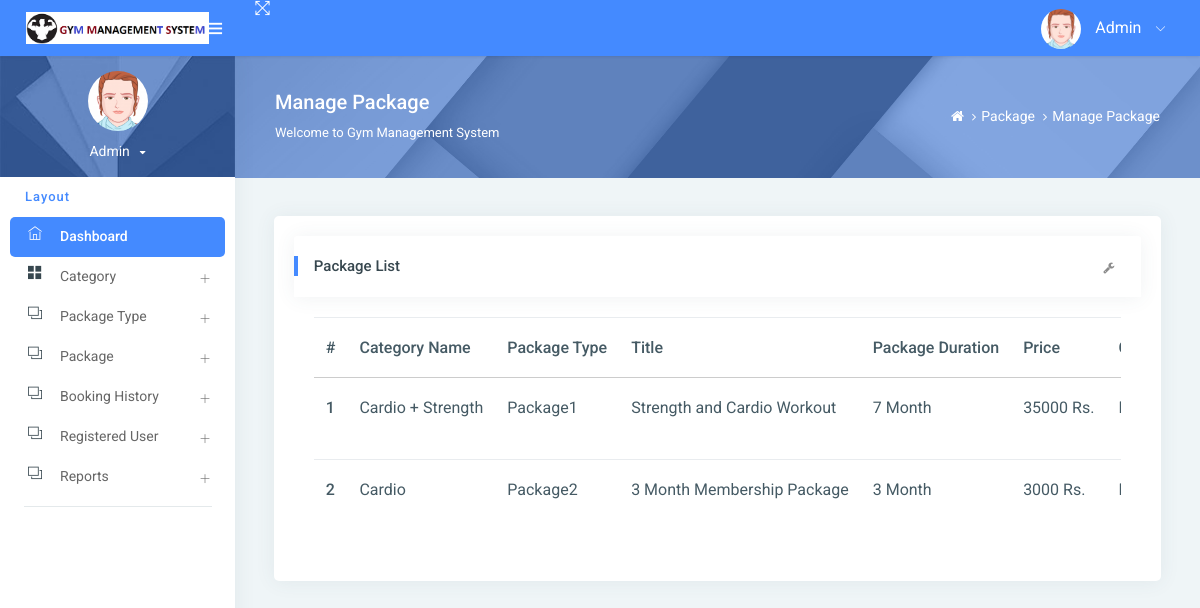
The page /managePackage/ on the database its author committed.
### gym/models.py (models this page shows, shortened)
class Package(models.Model):
    category = models.ForeignKey(Category, on_delete=models.CASCADE, null=True)
    packagename = models.ForeignKey(Packagetype, on_delete=models.CASCADE, null=True)
    titlename = models.CharField(max_length=200, null=True)
    packageduration = models.CharField(max_length=50, null=True)
    price = models.CharField(max_length=200, null=True)
    description = models.CharField(max_length=200, null=True)
    creationdate = models.DateTimeField(auto_now_add=True)

class Category(models.Model):
    categoryname = models.CharField(max_length=200, null=True)
    status = models.CharField(max_length=300, null=True)
    creationdate = models.DateTimeField(auto_now_add=True)

class Packagetype(models.Model):
    category = models.ForeignKey(Category, on_delete=models.CASCADE, null=True)
    packagename = models.CharField(max_length=200, null=True)
    creationdate = models.DateTimeField(auto_now_add=True)
    def __str__(self):
        return self.packagename

### gym/views.py (the view)
# urls.py: path('managePackage/', managePackage, name='managePackage'),
def managePackage(request):
    package = Package.objects.all()
    return render(request, 'admin/managePackage.html',locals())

### gym/templates/admin/managePackage.html (shortened to what this page needs)
{% extends 'admin_base.html' %}
{% load static %}
{% block main %}
<div class="page-header">
    <div class="page-block">
        <div class="row align-items-center">
            <div class="col-md-8">
                <div class="page-header-title">
                    <h5 class="m-b-10">Manage Package</h5>
                    <p class="m-b-0">Welcome to Gym Management System</p>
                </div>
            </div>
            <div class="col-md-4">
                <ul class="breadcrumb-title">
                    <li class="breadcrumb-item">
                        <a href="{% url 'admin_home' %}"> <i class="fa fa-home"></i> </a>
                    </li>
                    <li class="breadcrumb-item"><a href="">Package</a>
                    </li>
                    <li class="breadcrumb-item"><a href="">Manage Package</a>
                    </li>
                </ul>
            </div>
        </div>
    </div>
</div>
<div class="pcoded-inner-content">
    <div class="main-body">
        <div class="page-wrapper">
            <div class="page-body">
                <div class="row">
                    <div class="col-md-12">
                        <div class="card">
                            <div class="card-block">
                                <div class="card-header">
                                    <h5>Package List</h5>
                                    <div class="card-header-right">
                                        <ul class="list-unstyled card-option">
                                            <li><i class="fa fa fa-wrench open-card-option"></i></li>
                                        </ul>
                                    </div>
                                </div>
                                <div class="card-block table-border-style">
                                    <div class="table-responsive">
                                        <table class="table">
                                            <thead>
                                            <tr>
                                                <th>#</th>
                                                <th>Category Name</th>
                                                <th>Package Type</th>
                                                <th>Title</th>
                                                <th>Package Duration</th>
                                                <th>Price</th>
                                                <th>Creation Date</th>
                                            </tr>
                                            </thead>
                                            <tbody>
                                            {% for i in package %}
                                            <tr>
                                                <th scope="row">{{forloop.counter}}</th>
                                                <td>{{i.category.categoryname}}</td>
                                                <td>{{i.packagename}}</td>
                                                 <td>{{i.titlename}}</td>
                                                <td>{{i.packageduration}}</td>
                                                <td>{{i.price}} Rs.</td>
                                                <td>{{i.creationdate}}</td>
                                            </tr>
                                            {% endfor %}
                                            </tbody>
                                        </table>
                                    </div>
                                </div>
                            </div>
                        </div>
                    </div>
                </div>
            </div>
        </div>
    </div>
</div>
{% endblock %}

### rows shown on the page
Package: category.categoryname "Cardio + Strength", packagename "Package1", titlename "Strength and Cardio Workout", packageduration "7 Month", price "35000"
Package: category.categoryname "Cardio", packagename "Package2", titlename "3 Month Membership Package", packageduration "3 Month", price "3000"
